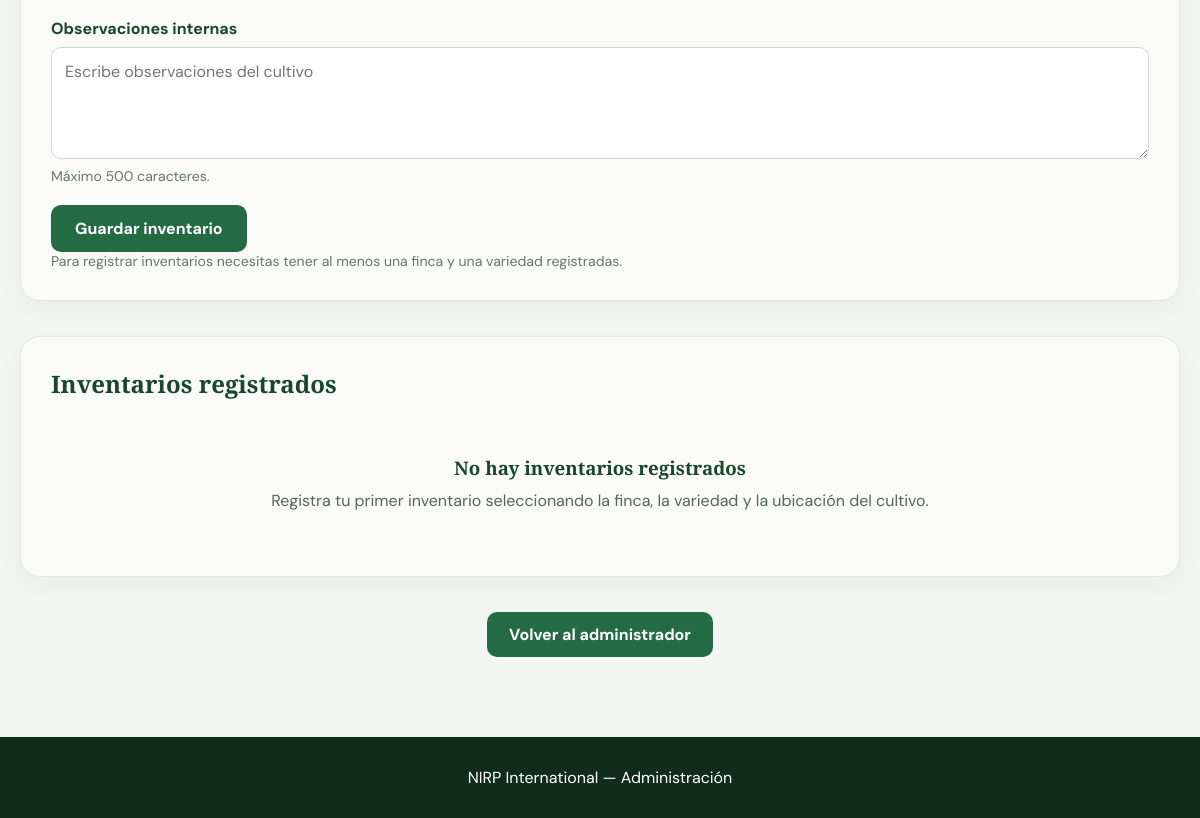
The app's page /admin/inventario (signed in, lower part), older data.
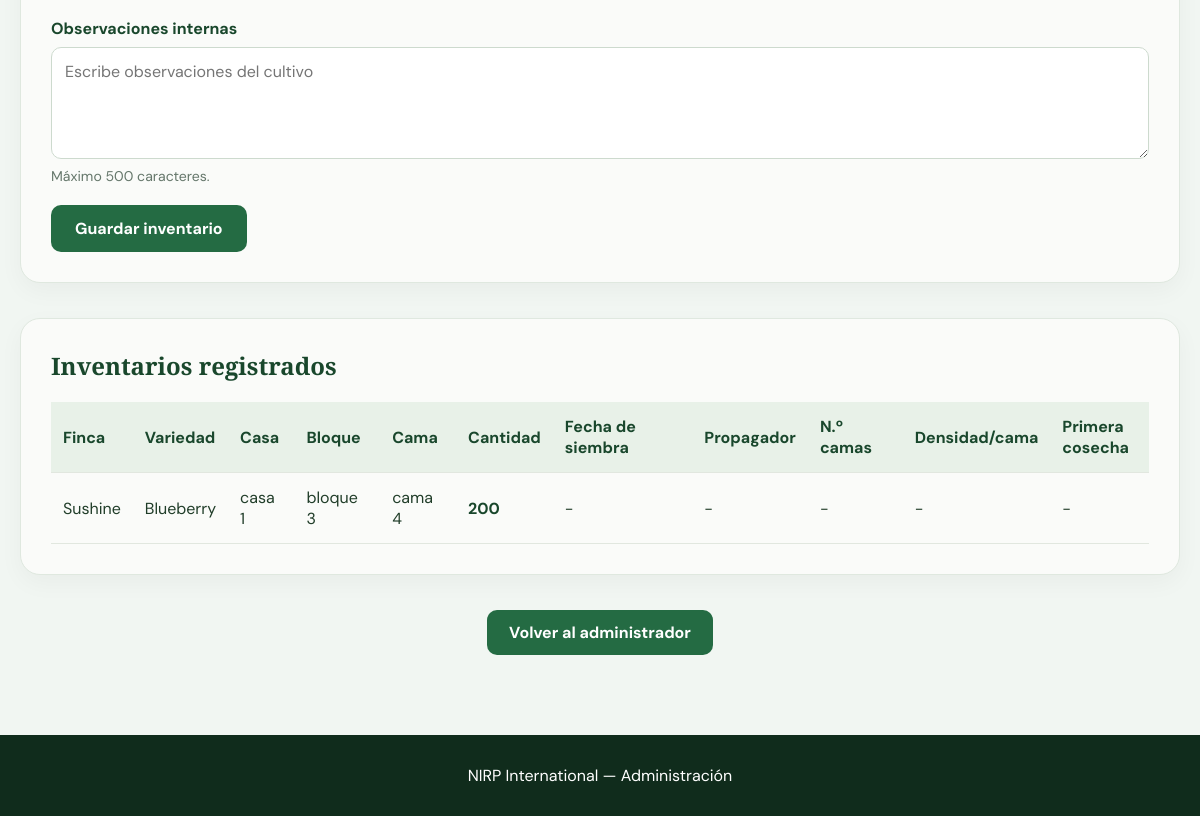
The same page, newer data.
### tables this page shows
CREATE TABLE "inventarios" (
                id INTEGER PRIMARY KEY AUTOINCREMENT,
                finca_id INTEGER NOT NULL,
                variedad_id INTEGER NOT NULL,
                casa TEXT NOT NULL DEFAULT '',
                bloque TEXT NOT NULL DEFAULT '',
                cama TEXT NOT NULL DEFAULT '',
                cantidad INTEGER NOT NULL DEFAULT 0
                    CHECK(cantidad >= 0),
                observaciones TEXT NOT NULL DEFAULT '',
                actualizado_en TEXT NOT NULL
                    DEFAULT CURRENT_TIMESTAMP, fecha_siembra TEXT, propagador TEXT, numero_camas INTEGER, densidad_cama REAL, fecha_primera_cosecha TEXT,

                UNIQUE(
                    finca_id,
                    variedad_id,
                    casa,
                    bloque,
                    cama
                ),

                FOREIGN KEY (finca_id)
                    REFERENCES fincas(id)
                    ON DELETE RESTRICT,

                FOREIGN KEY (variedad_id)
                    REFERENCES variedades(id)
                    ON DELETE RESTRICT
            );

CREATE TABLE fincas (
                id INTEGER PRIMARY KEY AUTOINCREMENT,
                nombre TEXT NOT NULL,
                empresa TEXT,
                departamento TEXT NOT NULL,
                municipio TEXT NOT NULL,
                vereda TEXT,
                direccion TEXT,
                telefono TEXT,
                ubicacion_cultivo TEXT,
                variedades_otras_casas TEXT,
                latitud REAL,
                longitud REAL,
                observaciones TEXT,
                fecha_registro TEXT DEFAULT CURRENT_TIMESTAMP
            );

CREATE TABLE variedades (
                id INTEGER PRIMARY KEY AUTOINCREMENT,
                nombre TEXT NOT NULL,
                denominacion TEXT,
                codigo_vbn TEXT,
                color TEXT NOT NULL,
                tipo TEXT,
                petalos INTEGER,
                tallo TEXT,
                vida_florero TEXT,
                imagen TEXT
            );

### app.py (the view, shortened to what this page needs)
@app.route("/admin/inventario", methods=["GET", "POST"])
@administrador_requerido
def inventario_admin():
    return render_template(
        "inventario_admin.html",
        fincas=obtener_fincas(),
        variedades=obtener_variedades(),
        inventarios=obtener_inventarios()
    )

### app.py (called while the page is built)
def csrf_token():
    if "csrf_token" not in session:
        session["csrf_token"] = (
            secrets.token_urlsafe(32)
        )
    return session["csrf_token"]

@app.context_processor
def funciones_plantilla():
    return {
        "csrf_token": csrf_token
    }

def administrador_requerido(funcion):
    @wraps(funcion)
    def protegida(*args, **kwargs):
        usuario_id = session.get("usuario_id")
        if not usuario_id:
            flash(
                "Primero debes iniciar sesión.",
                "warning"
            )
            return redirect(url_for("login"))
        usuario = obtener_usuario_id(usuario_id)
        if not usuario:
            session.clear()
            return redirect(url_for("login"))
        if usuario["rol"] != "admin":
            abort(403)
        return funcion(*args, **kwargs)
    return protegida

### database.py (called while the page is built)
def conectar():
    conexion = sqlite3.connect(DATABASE)
    conexion.row_factory = sqlite3.Row
    conexion.execute("PRAGMA foreign_keys = ON")
    return conexion

### templates/inventario_admin.html (shortened to what the changed rows need)
<!DOCTYPE html>
<html lang="es">
<head>
    <link rel="stylesheet"
          href="{{ url_for('static', filename='styles.css') }}">
</head>
<body>
    <main class="inventario-contenedor">
        <section class="inventario-panel">
            <form
                action="{{ url_for('inventario_admin') }}"
                method="POST"
                class="inventario-formulario">
                <div class="inventario-campo inventario-campo-completo">
                </div>
                <div class="inventario-acciones">
                </div>
            </form>
            {% if not fincas or not variedades %}
                <p class="inventario-ayuda">
                    Para registrar inventarios necesitas
                    tener al menos una finca y una variedad registradas.
                </p>
            {% endif %}
        </section>
        <section class="inventario-panel">
            <h2>Inventarios registrados</h2>
            {% if inventarios %}
                <div class="inventario-tabla-contenedor">
                    <table class="inventario-tabla">
                        <thead>
                            <tr>
                                <th>Finca</th>
                                <th>Variedad</th>
                                <th>Casa</th>
                                <th>Bloque</th>
                                <th>Cama</th>
                                <th>Cantidad</th>
                                <th>Fecha de siembra</th>
                                <th>Propagador</th>
                                <th>N.º camas</th>
                                <th>Densidad/cama</th>
                                <th>Primera cosecha</th>
                            </tr>
                        </thead>
                        <tbody>
                            {% for item in inventarios %}
                                <tr>
                                    <td>
                                        {{ item.finca_nombre }}
                                    </td>
                                    <td>
                                        {{ item.variedad_nombre }}
                                    </td>
                                    <td>
                                        {{ item.casa }}
                                    </td>
                                    <td>
                                        {{ item.bloque }}
                                    </td>
                                    <td>
                                        {{ item.cama }}
                                    </td>
                                    <td class="inventario-cantidad">
                                        {{ item.cantidad }}
                                    </td>
                                    <td>{{ item.fecha_siembra|default('', true) or '-' }}</td>
                                    <td>{{ item.propagador|default('', true) or '-' }}</td>
                                    <td>{{ item.numero_camas|default('', true) or '-' }}</td>
                                    <td>{{ item.densidad_cama|default('', true) or '-' }}</td>
                                    <td>{{ item.fecha_primera_cosecha|default('', true) or '-' }}</td>
                                </tr>
                            {% endfor %}
                        </tbody>
                    </table>
                </div>
            {% else %}
                <div class="inventario-vacio">
                    <h3>No hay inventarios registrados</h3>
                    <p>
                        Registra tu primer inventario
                        seleccionando la finca, la variedad
                        y la ubicación del cultivo.
                    </p>
                </div>
            {% endif %}
        </section>
    </main>
</body>
</html>

Row changes from the older to the newer data that the page shows:
added inventarios: finca_nombre "Sushine", variedad_nombre "Blueberry", casa "casa 1", bloque "bloque 3", cama "cama 4", cantidad "200", fecha_siembra "-", propagador "-", numero_camas "-", densidad_cama "-", fecha_primera_cosecha "-"
Text that changed along with them:
text no longer shown: "Para registrar inventarios necesitas tener al menos una finca y una variedad registradas. No hay inventarios registrados Registra tu primer inventario seleccionando la finca, la variedad y la ubicación del cultivo."
text now shown: "Finca Variedad Casa Bloque Cama Cantidad Fecha de siembra Propagador N.º camas Densidad/cama Primera cosecha"
